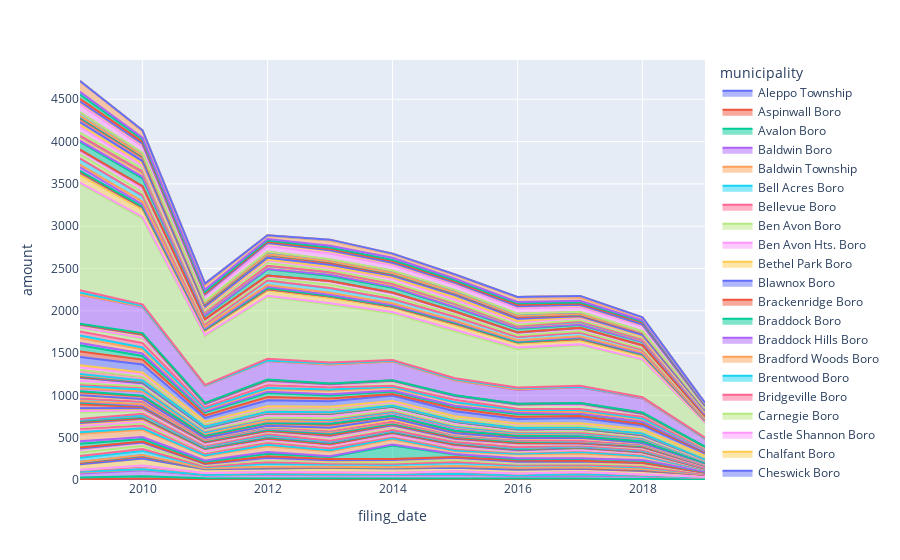

The code cell stored with this chart in its notebook:
### Markdown cell above
## Challenge

### Plot the progression of foreclosures

### Code cell
# Create area plot
plot3 = px.area(df_grp_new,
                x="filing_date",
                y="amount",
                line_group="municipality",
                color="municipality")

plot3
